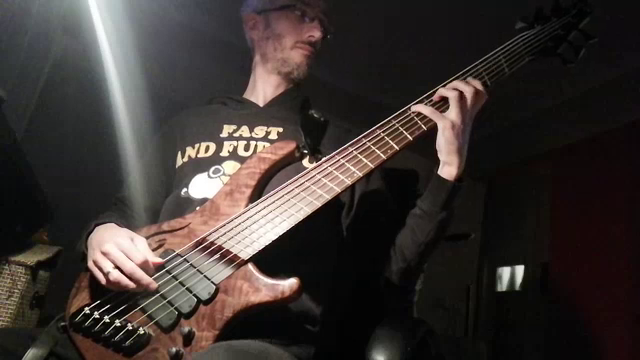
#> input picture frame 32 of Videos/Pikibomb.mp4, 640 x 360 px, given in place of dog.mp4, which was not available
$ python rescale.py
#> lines starting #> are read from the running program, lines starting #| are printed output that depends on the picture
#> further down, frame is the input picture: shape (360, 640, 3); mean B, G, R 48.5, 51.3, 58.5
import cv2 as cv

# img = cv.imread('E:\Drs\Programming\Open_CV_tutorial\Images\Conan.jpg')
# cv.imshow('Original', img)
# cv.waitKey(0)

def rescaleFrame(frame, scale=0.75):
#> called with scale = 0.2
    width = int(frame.shape[1] * scale) # frame.shape[1] is the width
#> width = 128
    height = int(frame.shape[0] * scale) # frame.shape[0] is the height
#> height = 72
    dimensions = (width,height)
#> dimensions = (128, 72)

    return cv.resize(frame, dimensions, interpolation=cv.INTER_AREA) # resizes the frame to a particular dimension
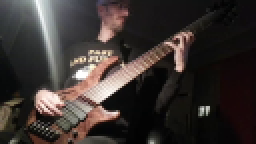
#> returned value: shape (72, 128, 3) (shown 2 times larger); mean of channels 0, 1, 2 48.5, 51.3, 58.5; drawn as B, G, R

# def changeres(width,height):
#     capture.set(3,width)
#     capture.set(4,height)

#Reading Videos
capture = cv.VideoCapture('E:\Drs\Programming\Open_CV_tutorial\Videos\dog.mp4')

while True:
    isTrue, frame = capture.read()
    frame_resized = rescaleFrame(frame, scale=0.2)

    cv.imshow('Video', frame)
    cv.imshow('Video Resized', frame_resized)

    if cv.waitKey(20) & 0xFF==ord('d'):
#> (key Esc is pressed here)
        break
capture.release()
cv.destroyAllWindows()

$ run again, starting later in the video
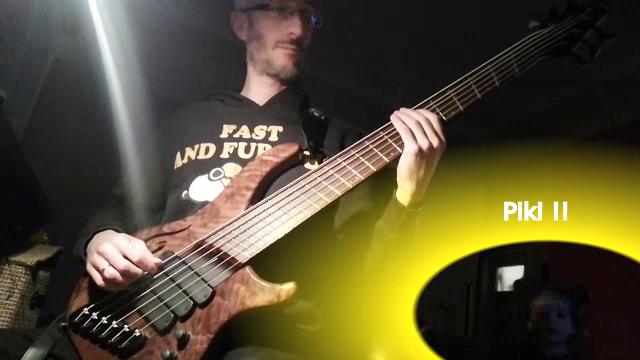
#> input picture frame 146 of Videos/Pikibomb.mp4, 640 x 360 px, given in place of dog.mp4, which was not available
#> frame is the input picture: shape (360, 640, 3); mean B, G, R 50.7, 78.4, 86.7
#> in rescaleFrame, `return cv.resize(frame, dimensions, interpolation=cv.INTER_AREA)`:
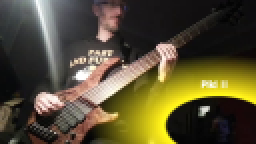
#> returned value: shape (72, 128, 3) (shown 2 times larger); mean of channels 0, 1, 2 50.7, 78.4, 86.7; drawn as B, G, R

$ run again, starting later in the video
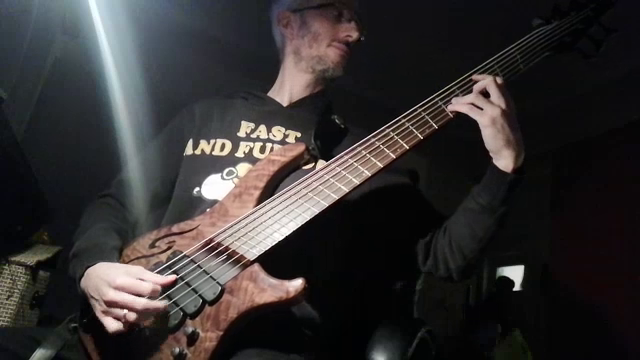
#> input picture frame 260 of Videos/Pikibomb.mp4, 640 x 360 px, given in place of dog.mp4, which was not available
#> frame is the input picture: shape (360, 640, 3); mean B, G, R 48.6, 48.5, 51.6
#> in rescaleFrame, `return cv.resize(frame, dimensions, interpolation=cv.INTER_AREA)`:
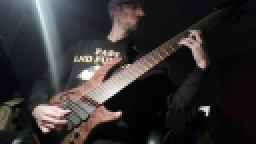
#> returned value: shape (72, 128, 3) (shown 2 times larger); mean of channels 0, 1, 2 48.6, 48.5, 51.6; drawn as B, G, R
